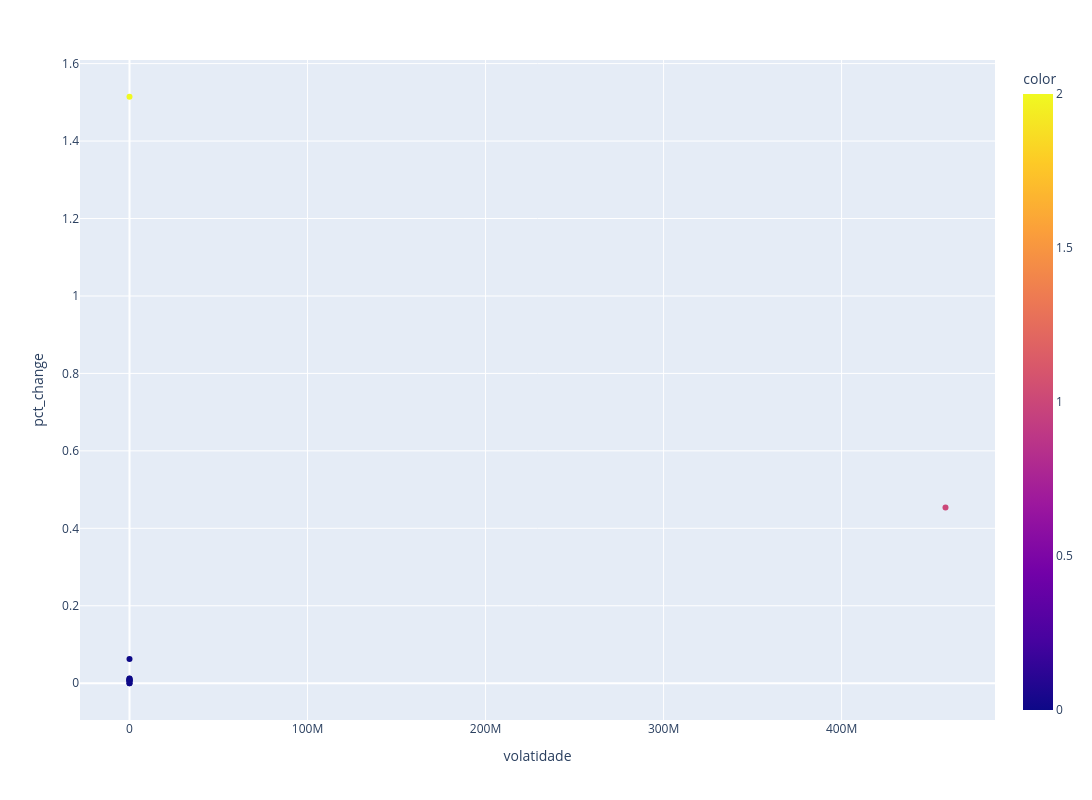

The code cell stored with this chart in its notebook:
### Code cell
kmeans_final = KMeans( n_clusters=3, max_iter=1000, random_state=42).fit(df_preprocessing)
fig = px.scatter(df_cluster, y='pct_change', x='volatidade',color=kmeans_final.labels_, hover_data='pct_change')
fig.update_layout(width=1200,height=800, autosize=False)
fig.update_traces(marker=dict( colorscale='Viridis', showscale=True))
fig.show()

### Figure 1 — Plotly figure (JSON) as saved in the notebook; plotly's stock layout.template omitted (floating-point values rounded to 4 significant figures)
{"data": [{"hovertemplate": "volatidade=%{x}<br>pct_change=%{y}<br>color=%{marker.color}<extra></extra>", "legendgroup": "", "marker": {"color": [0, 0, 0, 0, 0, 0, 0, 2, 0, 0, 1], "coloraxis": "coloraxis", "colorscale": [[0, "#440154"], [0.1111, "#482878"], [0.2222, "#3e4989"], [0.3333, "#31688e"], [0.4444, "#26828e"], [0.5556, "#1f9e89"], [0.6667, "#35b779"], [0.7778, "#6ece58"], [0.8889, "#b5de2b"], [1, "#fde725"]], "showscale": true, "symbol": "circle"}, "mode": "markers", "name": "", "orientation": "v", "showlegend": false, "type": "scatter", "x": [84.53, 28.18, 8.724, 0.1051, 5.421, 0.2761, 7.881, 1736.0, 1.425, 1.075, 458400000.0], "xaxis": "x", "y": [0.01169, 0.0124, 0.008341, 0.007403, -0.0001059, 0, 0.006678, 1.514, 0.005114, 0.06227, 0.4541], "yaxis": "y"}], "layout": {"autosize": false, "coloraxis": {"colorbar": {"title": {"text": "color"}}, "colorscale": [[0, "#0d0887"], [0.1111, "#46039f"], [0.2222, "#7201a8"], [0.3333, "#9c179e"], [0.4444, "#bd3786"], [0.5556, "#d8576b"], [0.6667, "#ed7953"], [0.7778, "#fb9f3a"], [0.8889, "#fdca26"], [1, "#f0f921"]]}, "height": 800, "legend": {"tracegroupgap": 0}, "margin": {"t": 60}, "width": 1200, "xaxis": {"anchor": "y", "domain": [0, 1], "title": {"text": "volatidade"}}, "yaxis": {"anchor": "x", "domain": [0, 1], "title": {"text": "pct_change"}}}}
